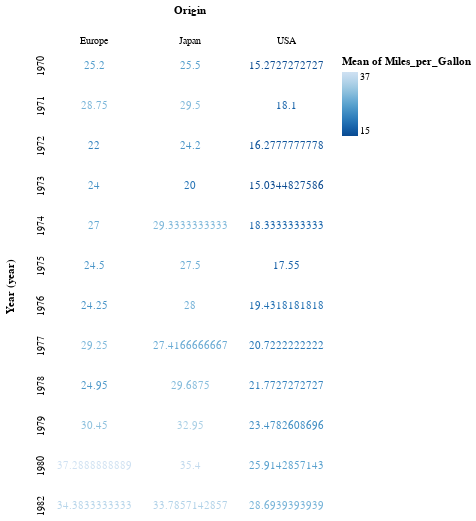

Notebook code cell kept with this figure:
### Code cell
alt.Chart(cars).mark_text().encode(alt.Row('Year:N', timeUnit='year'), alt.Column('Origin:O'), alt.Text('mean(Miles_per_Gallon):Q'),
                                   alt.Color('mean(Miles_per_Gallon):Q', sort='descending'))

### Figure 1 — Vega-Lite specification as saved in the notebook (floating-point values rounded to 4 significant figures; data arrays with more than 128 entries replaced by an {"elided": "..."} marker saying what was removed)
{"config": {"view": {"continuousWidth": 400, "continuousHeight": 300}}, "data": {"name": "data-f02450ab61490a1363517a0190416235"}, "mark": "text", "encoding": {"color": {"type": "quantitative", "aggregate": "mean", "field": "Miles_per_Gallon", "sort": "descending"}, "column": {"type": "ordinal", "field": "Origin"}, "row": {"type": "nominal", "field": "Year", "timeUnit": "year"}, "text": {"type": "quantitative", "aggregate": "mean", "field": "Miles_per_Gallon"}}, "$schema": "https://vega.github.io/schema/vega-lite/v4.8.1.json", "datasets": {"data-f02450ab61490a1363517a0190416235": {"elided": "406 records"}}}
